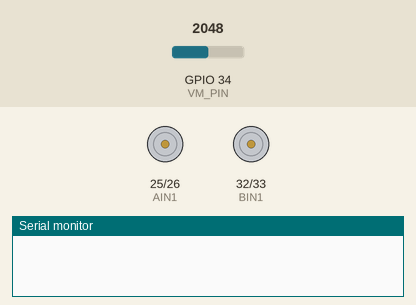
Recording of a sketch running on a simulated ESP32. Shown: motor-driver pin pairs drawn as motors (green arrow = first pin HIGH = forward, orange = second pin HIGH = backward, longer = more drive), the last lines printed to the serial monitor. The inputs (shaded band) are chosen by the test bench; at power-on: GPIO 34 (VM_PIN) = 2048. EEPROM starts erased.

Above: at 0.0 s.
At 18.0 s:
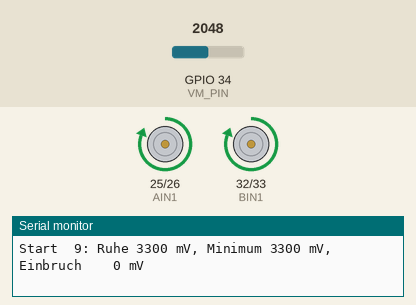
Timing chart, 0 to 19.8 s (numbered marks = the images above):
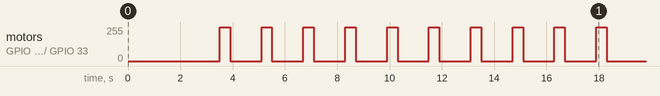

The sketch:

r-2-2-belastungstest.ino
```cpp
// Kampagne 2, Mission 2.2: Belastungstest für die gemeinsame Versorgung
// Board: ESP32 Dev Module. Räder aufbocken.
//
// Versorgung (Akku-Betrieb, USB dabei NICHT eingesteckt):
//   18650 -> Lademodul (TP4056 mit DW01) -> OUT+ / OUT-
//   OUT+ -> Schalter -> DRV8833 VM   und   -> Buck-Boost 3,3 V IN+ -> 3V3-Pin des ESP32
//   OUT- -> GND überall (Treiber, Wandler, ESP32)
//   Elko 1000 µF direkt an VM und GND des Treibers (Streifen = Minus an GND)
// Messung:
//   Teiler 10 kΩ / 10 kΩ von VM nach GND, Mitte an GPIO 34 (nur Eingang, ADC1)
// Motoren: AIN1 25, AIN2 26 (links)  BIN1 32, BIN2 33 (rechts)  nSLEEP 27
//
// Der Sketch startet beide Motoren zehnmal schlagartig mit voller Kraft und misst
// dabei, wie tief die Spannung an VM einbricht. Neustarts durch Unterspannung
// (Brownout) werden mitgezählt. Das Ergebnis landet im Speicher des ESP32.
// Auslesen: Akku AUS, Kabel vom Wandler zum 3V3-Pin abziehen, dann USB anstecken.
// Ohne Spannung an VM misst der Sketch nichts, sondern zeigt nur das gespeicherte Ergebnis.

#include <Preferences.h>
#include "esp_system.h"

const int AIN1 = 25, AIN2 = 26, BIN1 = 32, BIN2 = 33, SLEEP = 27;
const int VM_PIN = 34;
const float TEILER = 2.0;   // 10 kΩ / 10 kΩ

Preferences speicher;

void motoren(int links, int rechts) {
  links = constrain(links, -255, 255); rechts = constrain(rechts, -255, 255);
  ledcWrite(AIN1, links > 0 ? links : 0);  ledcWrite(AIN2, links < 0 ? -links : 0);
  ledcWrite(BIN1, rechts > 0 ? rechts : 0); ledcWrite(BIN2, rechts < 0 ? -rechts : 0);
}

int vmMillivolt() { return (int)(analogReadMilliVolts(VM_PIN) * TEILER); }

void ergebnisZeigen() {
  int e = speicher.getInt("einbruch", -1), n = speicher.getInt("brownout", 0);
  if (e < 0) { Serial.println("Noch kein Ergebnis gespeichert. Erst mit Akku laufen lassen."); return; }
  Serial.printf("Gespeichertes Ergebnis: größter Einbruch %d mV, Neustarts durch Unterspannung %d\n", e, n);
  Serial.printf("KW-CHECK:r-2-2:%012llX:%d:%d\n", (unsigned long long)ESP.getEfuseMac(), e, n);
}

void setup() {
  Serial.begin(115200);
  delay(500);
  speicher.begin("r22", false);
  pinMode(VM_PIN, INPUT);
  Serial.println();
  Serial.println("Mission 2.2: Belastungstest");

  // Keine Motorspannung? Dann hängt nur USB dran: Ergebnis zeigen und fertig.
  if (vmMillivolt() < 2500) { ergebnisZeigen(); speicher.end(); return; }

  // Neustarts zählen: Einschalten beginnt einen neuen Test, Brownout zählt hoch.
  int neustarts = speicher.getInt("brownout", 0);
  esp_reset_reason_t grund = esp_reset_reason();
  if (grund == ESP_RST_POWERON) { neustarts = 0; speicher.putInt("einbruch", -1); }
  if (grund == ESP_RST_BROWNOUT) neustarts++;
  speicher.putInt("brownout", neustarts);

  pinMode(SLEEP, OUTPUT); digitalWrite(SLEEP, HIGH); delay(2);
  ledcAttach(AIN1, 20000, 8); ledcAttach(AIN2, 20000, 8);
  ledcAttach(BIN1, 20000, 8); ledcAttach(BIN2, 20000, 8);
  motoren(0, 0);
  delay(3000);   // Zeit, die Hand wegzunehmen

  int groesster = 0;
  for (int runde = 1; runde <= 10; runde++) {
    int ruhe = vmMillivolt();
    int minimum = ruhe;
    motoren(255, 255);                       // schlagartig volle Kraft
    unsigned long start = millis();
    while (millis() - start < 400) {         // 400 ms lang so oft wie möglich messen
      int u = vmMillivolt();
      if (u < minimum) minimum = u;
    }
    motoren(0, 0);
    int einbruch = ruhe - minimum;
    if (einbruch > groesster) groesster = einbruch;
    Serial.printf("Start %2d: Ruhe %4d mV, Minimum %4d mV, Einbruch %4d mV\n", runde, ruhe, minimum, einbruch);
    delay(1200);
  }
  speicher.putInt("einbruch", groesster);
  ergebnisZeigen();
  speicher.end();
}

void loop() {}
```
